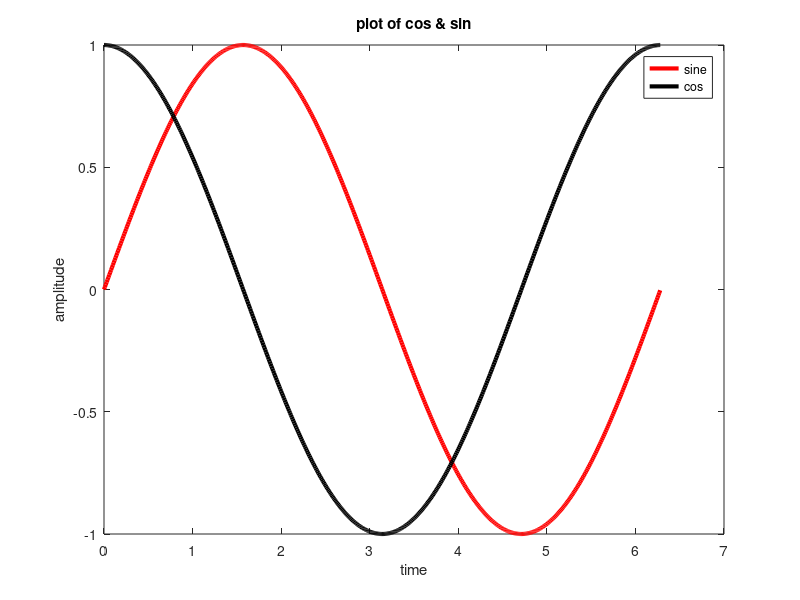

Write the MATLAB code that produced this figure.
clear; clc;
t=0:0.01:2*pi;
grid on;
plot(t,sin(t),'r','linewidth',3);
hold on;
plot(t,cos(t),'k','linewidth',3);
hold off;
xlabel('time')
ylabel('amplitude')
title('plot of cos & sin')
legend('sine','cos')